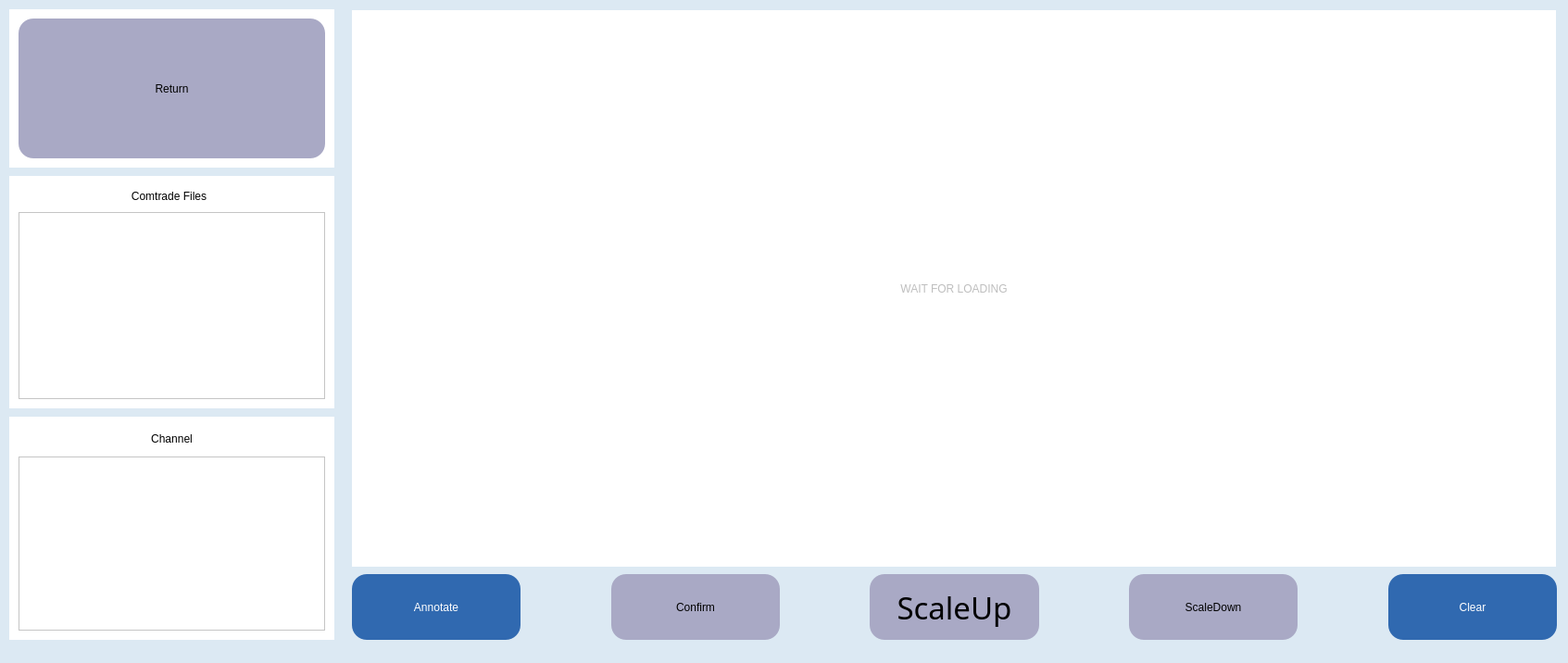
<?xml version="1.0" encoding="UTF-8"?>
<ui version="4.0">
 <class>main</class>
 <widget class="QMainWindow" name="main">
  <property name="geometry">
   <rect>
    <x>0</x>
    <y>0</y>
    <width>1693</width>
    <height>716</height>
   </rect>
  </property>
  <property name="sizePolicy">
   <sizepolicy hsizetype="Expanding" vsizetype="Preferred">
    <horstretch>0</horstretch>
    <verstretch>0</verstretch>
   </sizepolicy>
  </property>
  <property name="windowTitle">
   <string>LabelSIG</string>
  </property>
  <property name="layoutDirection">
   <enum>Qt::LeftToRight</enum>
  </property>
  <property name="styleSheet">
   <string notr="true">background-color: rgb(220, 233, 243);</string>
  </property>
  <widget class="QWidget" name="centralwidget">
   <property name="styleSheet">
    <string notr="true"/>
   </property>
   <widget class="QLabel" name="label_located">
    <property name="geometry">
     <rect>
      <x>380</x>
      <y>11</y>
      <width>1300</width>
      <height>601</height>
     </rect>
    </property>
    <property name="autoFillBackground">
     <bool>false</bool>
    </property>
    <property name="styleSheet">
     <string notr="true">background-color: rgb(255, 255, 255);
color: rgb(190, 190, 190);
font: 48pt &quot;Bahnschrift Condensed&quot;;</string>
    </property>
    <property name="text">
     <string>WAIT FOR LOADING</string>
    </property>
    <property name="alignment">
     <set>Qt::AlignCenter</set>
    </property>
   </widget>
   <widget class="QWidget" name="widget_3" native="true">
    <property name="geometry">
     <rect>
      <x>10</x>
      <y>450</y>
      <width>351</width>
      <height>241</height>
     </rect>
    </property>
    <property name="styleSheet">
     <string notr="true">background-color: rgb(255, 255, 255);</string>
    </property>
    <widget class="QWidget" name="layoutWidget">
     <property name="geometry">
      <rect>
       <x>10</x>
       <y>10</y>
       <width>331</width>
       <height>221</height>
      </rect>
     </property>
     <layout class="QGridLayout" name="gridLayout_6">
      <item row="0" column="0">
       <widget class="QLabel" name="label_name_cfg_4">
        <property name="sizePolicy">
         <sizepolicy hsizetype="Expanding" vsizetype="Expanding">
          <horstretch>0</horstretch>
          <verstretch>2</verstretch>
         </sizepolicy>
        </property>
        <property name="styleSheet">
         <string notr="true">font: 15pt &quot;Bahnschrift Condensed&quot;;</string>
        </property>
        <property name="text">
         <string>Channel</string>
        </property>
        <property name="alignment">
         <set>Qt::AlignCenter</set>
        </property>
       </widget>
      </item>
      <item row="1" column="0">
       <widget class="QListWidget" name="lw_channel">
        <property name="sizePolicy">
         <sizepolicy hsizetype="Expanding" vsizetype="Expanding">
          <horstretch>0</horstretch>
          <verstretch>14</verstretch>
         </sizepolicy>
        </property>
        <property name="styleSheet">
         <string notr="true">QListWidget {border:none;};
font: 16pt 'Bahnschrift Condensed';
    </string>
        </property>
       </widget>
      </item>
     </layout>
    </widget>
   </widget>
   <widget class="QWidget" name="widget_4" native="true">
    <property name="geometry">
     <rect>
      <x>10</x>
      <y>190</y>
      <width>351</width>
      <height>251</height>
     </rect>
    </property>
    <property name="styleSheet">
     <string notr="true">background-color: rgb(255, 255, 255);</string>
    </property>
    <widget class="QWidget" name="layoutWidget">
     <property name="geometry">
      <rect>
       <x>10</x>
       <y>10</y>
       <width>331</width>
       <height>231</height>
      </rect>
     </property>
     <layout class="QGridLayout" name="gridLayout_7">
      <item row="0" column="0">
       <widget class="QLabel" name="label_name_cfg_5">
        <property name="sizePolicy">
         <sizepolicy hsizetype="Expanding" vsizetype="Expanding">
          <horstretch>0</horstretch>
          <verstretch>2</verstretch>
         </sizepolicy>
        </property>
        <property name="styleSheet">
         <string notr="true">font: 15pt &quot;Bahnschrift Condensed&quot;;</string>
        </property>
        <property name="text">
         <string>Comtrade Files</string>
        </property>
        <property name="alignment">
         <set>Qt::AlignCenter</set>
        </property>
       </widget>
      </item>
      <item row="1" column="0" colspan="2">
       <widget class="QListWidget" name="lw_comtrade">
        <property name="sizePolicy">
         <sizepolicy hsizetype="Expanding" vsizetype="Expanding">
          <horstretch>0</horstretch>
          <verstretch>18</verstretch>
         </sizepolicy>
        </property>
        <property name="styleSheet">
         <string notr="true">QListWidget {border:none;};
font: 20pt 'Bahnschrift Condensed';
    </string>
        </property>
       </widget>
      </item>
     </layout>
    </widget>
   </widget>
   <widget class="QWidget" name="layoutWidget">
    <property name="geometry">
     <rect>
      <x>380</x>
      <y>620</y>
      <width>1301</width>
      <height>71</height>
     </rect>
    </property>
    <layout class="QGridLayout" name="gridLayout" columnstretch="2,1,2,1,2,1,2,1,2">
     <property name="sizeConstraint">
      <enum>QLayout::SetNoConstraint</enum>
     </property>
     <item row="0" column="4">
      <widget class="QPushButton" name="button_scale_up">
       <property name="sizePolicy">
        <sizepolicy hsizetype="Expanding" vsizetype="Expanding">
         <horstretch>0</horstretch>
         <verstretch>0</verstretch>
        </sizepolicy>
       </property>
       <property name="font">
        <font>
         <family>Bahnschrift Condensed</family>
         <pointsize>25</pointsize>
         <weight>50</weight>
         <italic>false</italic>
         <bold>false</bold>
        </font>
       </property>
       <property name="styleSheet">
        <string notr="true">color: rgb(0, 0, 0);
background-color: rgb(169, 169, 197);border-radius: 16px;
font: 25pt &quot;Bahnschrift Condensed&quot;;</string>
       </property>
       <property name="text">
        <string>ScaleUp</string>
       </property>
      </widget>
     </item>
     <item row="0" column="2">
      <widget class="QPushButton" name="button_confirm">
       <property name="sizePolicy">
        <sizepolicy hsizetype="Expanding" vsizetype="Expanding">
         <horstretch>0</horstretch>
         <verstretch>0</verstretch>
        </sizepolicy>
       </property>
       <property name="styleSheet">
        <string notr="true">color: rgb(0, 0, 0);
font: 25pt &quot;Bahnschrift Condensed&quot;;
background-color: rgb(169, 169, 197);border-radius: 16px;</string>
       </property>
       <property name="text">
        <string>Confirm</string>
       </property>
      </widget>
     </item>
     <item row="0" column="0">
      <widget class="QPushButton" name="button_annotate">
       <property name="sizePolicy">
        <sizepolicy hsizetype="Expanding" vsizetype="Expanding">
         <horstretch>0</horstretch>
         <verstretch>0</verstretch>
        </sizepolicy>
       </property>
       <property name="styleSheet">
        <string notr="true">color: rgb(255, 255, 255);
font: 25pt &quot;Bahnschrift Condensed&quot;;
background-color: rgb(48, 105, 176);border-radius: 16px;</string>
       </property>
       <property name="text">
        <string>Annotate</string>
       </property>
      </widget>
     </item>
     <item row="0" column="1">
      <spacer name="horizontalSpacer_2">
       <property name="orientation">
        <enum>Qt::Horizontal</enum>
       </property>
       <property name="sizeHint" stdset="0">
        <size>
         <width>40</width>
         <height>20</height>
        </size>
       </property>
      </spacer>
     </item>
     <item row="0" column="8">
      <widget class="QPushButton" name="button_clear">
       <property name="sizePolicy">
        <sizepolicy hsizetype="Expanding" vsizetype="Expanding">
         <horstretch>0</horstretch>
         <verstretch>0</verstretch>
        </sizepolicy>
       </property>
       <property name="styleSheet">
        <string notr="true">color: rgb(255, 255, 255);
font: 25pt &quot;Bahnschrift Condensed&quot;;
background-color: rgb(48, 105, 176);border-radius: 16px;</string>
       </property>
       <property name="text">
        <string>Clear</string>
       </property>
      </widget>
     </item>
     <item row="0" column="7">
      <spacer name="horizontalSpacer_4">
       <property name="orientation">
        <enum>Qt::Horizontal</enum>
       </property>
       <property name="sizeHint" stdset="0">
        <size>
         <width>40</width>
         <height>20</height>
        </size>
       </property>
      </spacer>
     </item>
     <item row="0" column="3">
      <spacer name="horizontalSpacer_3">
       <property name="orientation">
        <enum>Qt::Horizontal</enum>
       </property>
       <property name="sizeHint" stdset="0">
        <size>
         <width>40</width>
         <height>20</height>
        </size>
       </property>
      </spacer>
     </item>
     <item row="0" column="6">
      <widget class="QPushButton" name="button_scale_down">
       <property name="sizePolicy">
        <sizepolicy hsizetype="Expanding" vsizetype="Expanding">
         <horstretch>0</horstretch>
         <verstretch>0</verstretch>
        </sizepolicy>
       </property>
       <property name="styleSheet">
        <string notr="true">color: rgb(0, 0, 0);
background-color: rgb(169, 169, 197);border-radius: 16px;
font: 25pt &quot;Bahnschrift Condensed&quot;;</string>
       </property>
       <property name="text">
        <string>ScaleDown</string>
       </property>
      </widget>
     </item>
     <item row="0" column="5">
      <spacer name="horizontalSpacer_5">
       <property name="orientation">
        <enum>Qt::Horizontal</enum>
       </property>
       <property name="sizeHint" stdset="0">
        <size>
         <width>40</width>
         <height>20</height>
        </size>
       </property>
      </spacer>
     </item>
    </layout>
   </widget>
   <widget class="QWidget" name="widget_6" native="true">
    <property name="geometry">
     <rect>
      <x>10</x>
      <y>10</y>
      <width>351</width>
      <height>171</height>
     </rect>
    </property>
    <property name="styleSheet">
     <string notr="true">background-color: rgb(255, 255, 255);</string>
    </property>
    <widget class="QWidget" name="layoutWidget_3">
     <property name="geometry">
      <rect>
       <x>10</x>
       <y>10</y>
       <width>331</width>
       <height>151</height>
      </rect>
     </property>
     <layout class="QGridLayout" name="gridLayout_9">
      <item row="0" column="0">
       <widget class="QPushButton" name="button_return">
        <property name="sizePolicy">
         <sizepolicy hsizetype="Expanding" vsizetype="Expanding">
          <horstretch>0</horstretch>
          <verstretch>0</verstretch>
         </sizepolicy>
        </property>
        <property name="styleSheet">
         <string notr="true">color: rgb(0, 0, 0);
font: 25pt &quot;Bahnschrift Condensed&quot;;
background-color: rgb(169, 169, 197);border-radius: 16px;</string>
        </property>
        <property name="text">
         <string>Return</string>
        </property>
       </widget>
      </item>
     </layout>
    </widget>
   </widget>
   <zorder>layoutWidget</zorder>
   <zorder>label_located</zorder>
   <zorder>widget_3</zorder>
   <zorder>widget_4</zorder>
   <zorder>widget_6</zorder>
  </widget>
  <widget class="QStatusBar" name="statusBar"/>
  <action name="actionAdd">
   <property name="text">
    <string>Edit</string>
   </property>
  </action>
  <action name="actionDel">
   <property name="text">
    <string>Del</string>
   </property>
  </action>
 </widget>
 <resources/>
 <connections/>
</ui>
